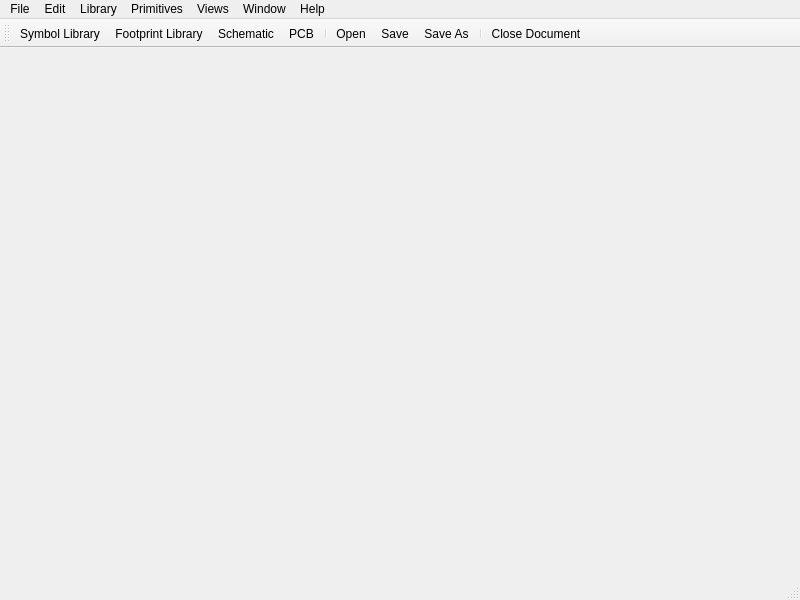
<?xml version="1.0" encoding="UTF-8"?>
<ui version="4.0">
 <class>MainWindow</class>
 <widget class="QMainWindow" name="MainWindow">
  <property name="geometry">
   <rect>
    <x>0</x>
    <y>0</y>
    <width>800</width>
    <height>600</height>
   </rect>
  </property>
  <property name="windowTitle">
   <string>MainWindow</string>
  </property>
  <widget class="QWidget" name="centralwidget"/>
  <widget class="QMenuBar" name="menubar">
   <property name="geometry">
    <rect>
     <x>0</x>
     <y>0</y>
     <width>800</width>
     <height>25</height>
    </rect>
   </property>
   <widget class="QMenu" name="menuFile">
    <property name="title">
     <string>File</string>
    </property>
    <widget class="QMenu" name="menuNew">
     <property name="title">
      <string>New Library</string>
     </property>
     <addaction name="actionNewSymbolLibrary"/>
     <addaction name="actionNewFootprintLibrary"/>
    </widget>
    <widget class="QMenu" name="menuNew_Document">
     <property name="title">
      <string>New Document</string>
     </property>
     <addaction name="actionNewSchematic"/>
     <addaction name="actionNewPCB"/>
    </widget>
    <addaction name="actionNewSymbolLibrary"/>
    <addaction name="menuNew"/>
    <addaction name="menuNew_Document"/>
    <addaction name="actionOpen"/>
    <addaction name="separator"/>
    <addaction name="actionSave"/>
    <addaction name="actionSaveAs"/>
    <addaction name="separator"/>
    <addaction name="actionCloseDoc"/>
    <addaction name="separator"/>
    <addaction name="actionExit"/>
   </widget>
   <widget class="QMenu" name="menuEdit">
    <property name="title">
     <string>Edit</string>
    </property>
   </widget>
   <widget class="QMenu" name="menuLibrary">
    <property name="title">
     <string>Library</string>
    </property>
   </widget>
   <widget class="QMenu" name="menuPrimitives">
    <property name="title">
     <string>Primitives</string>
    </property>
   </widget>
   <widget class="QMenu" name="menuViews">
    <property name="title">
     <string>Views</string>
    </property>
    <addaction name="actionViewProperties"/>
    <addaction name="actionViewHierarchy"/>
   </widget>
   <widget class="QMenu" name="menuWindow">
    <property name="title">
     <string>Window</string>
    </property>
    <addaction name="actionDuplicateMDI"/>
    <addaction name="actionDupAndPopoutMDI"/>
   </widget>
   <widget class="QMenu" name="menuHelp">
    <property name="title">
     <string>Help</string>
    </property>
   </widget>
   <addaction name="menuFile"/>
   <addaction name="menuEdit"/>
   <addaction name="menuLibrary"/>
   <addaction name="menuPrimitives"/>
   <addaction name="menuViews"/>
   <addaction name="menuWindow"/>
   <addaction name="menuHelp"/>
  </widget>
  <widget class="QStatusBar" name="statusbar"/>
  <widget class="QToolBar" name="toolBar">
   <property name="windowTitle">
    <string>toolBar</string>
   </property>
   <attribute name="toolBarArea">
    <enum>TopToolBarArea</enum>
   </attribute>
   <attribute name="toolBarBreak">
    <bool>false</bool>
   </attribute>
   <addaction name="actionNewSymbolLibrary"/>
   <addaction name="actionNewFootprintLibrary"/>
   <addaction name="actionNewSchematic"/>
   <addaction name="actionNewPCB"/>
   <addaction name="separator"/>
   <addaction name="actionOpen"/>
   <addaction name="actionSave"/>
   <addaction name="actionSaveAs"/>
   <addaction name="separator"/>
   <addaction name="actionCloseDoc"/>
  </widget>
  <action name="actionNewSymbolLibrary">
   <property name="icon">
    <iconset resource="../llamasource.qrc">
     <normaloff>:/actions/im-gadugadu.png</normaloff>:/actions/im-gadugadu.png</iconset>
   </property>
   <property name="text">
    <string>Symbol Library</string>
   </property>
  </action>
  <action name="actionNewFootprintLibrary">
   <property name="icon">
    <iconset resource="../llamasource.qrc">
     <normaloff>:/actions/journal-new.png</normaloff>:/actions/journal-new.png</iconset>
   </property>
   <property name="text">
    <string>Footprint Library</string>
   </property>
  </action>
  <action name="actionNewSchematic">
   <property name="icon">
    <iconset resource="../llamasource.qrc">
     <normaloff>:/actions/code-class.png</normaloff>:/actions/code-class.png</iconset>
   </property>
   <property name="text">
    <string>Schematic</string>
   </property>
  </action>
  <action name="actionNewPCB">
   <property name="icon">
    <iconset resource="../llamasource.qrc">
     <normaloff>:/actions/fork.png</normaloff>:/actions/fork.png</iconset>
   </property>
   <property name="text">
    <string>PCB</string>
   </property>
  </action>
  <action name="actionOpen">
   <property name="icon">
    <iconset resource="../llamasource.qrc">
     <normaloff>:/actions/document-open.png</normaloff>:/actions/document-open.png</iconset>
   </property>
   <property name="text">
    <string>Open...</string>
   </property>
  </action>
  <action name="actionSave">
   <property name="icon">
    <iconset resource="../llamasource.qrc">
     <normaloff>:/actions/document-save.png</normaloff>:/actions/document-save.png</iconset>
   </property>
   <property name="text">
    <string>Save</string>
   </property>
  </action>
  <action name="actionSaveAs">
   <property name="icon">
    <iconset resource="../llamasource.qrc">
     <normaloff>:/actions/document-save-as.png</normaloff>:/actions/document-save-as.png</iconset>
   </property>
   <property name="text">
    <string>Save As...</string>
   </property>
  </action>
  <action name="actionCloseDoc">
   <property name="icon">
    <iconset resource="../llamasource.qrc">
     <normaloff>:/actions/document-close.png</normaloff>:/actions/document-close.png</iconset>
   </property>
   <property name="text">
    <string>Close Document</string>
   </property>
  </action>
  <action name="actionExit">
   <property name="icon">
    <iconset resource="../llamasource.qrc">
     <normaloff>:/actions/application-exit.png</normaloff>:/actions/application-exit.png</iconset>
   </property>
   <property name="text">
    <string>Exit</string>
   </property>
  </action>
  <action name="actionViewProperties">
   <property name="checkable">
    <bool>true</bool>
   </property>
   <property name="text">
    <string>Properties</string>
   </property>
  </action>
  <action name="actionViewHierarchy">
   <property name="checkable">
    <bool>true</bool>
   </property>
   <property name="text">
    <string>Hierarchy</string>
   </property>
  </action>
  <action name="actionDuplicateMDI">
   <property name="text">
    <string>Duplicate</string>
   </property>
  </action>
  <action name="actionDupAndPopoutMDI">
   <property name="text">
    <string>Duplicate and Popout</string>
   </property>
  </action>
 </widget>
 <resources>
  <include location="../llamasource.qrc"/>
 </resources>
 <connections/>
</ui>
